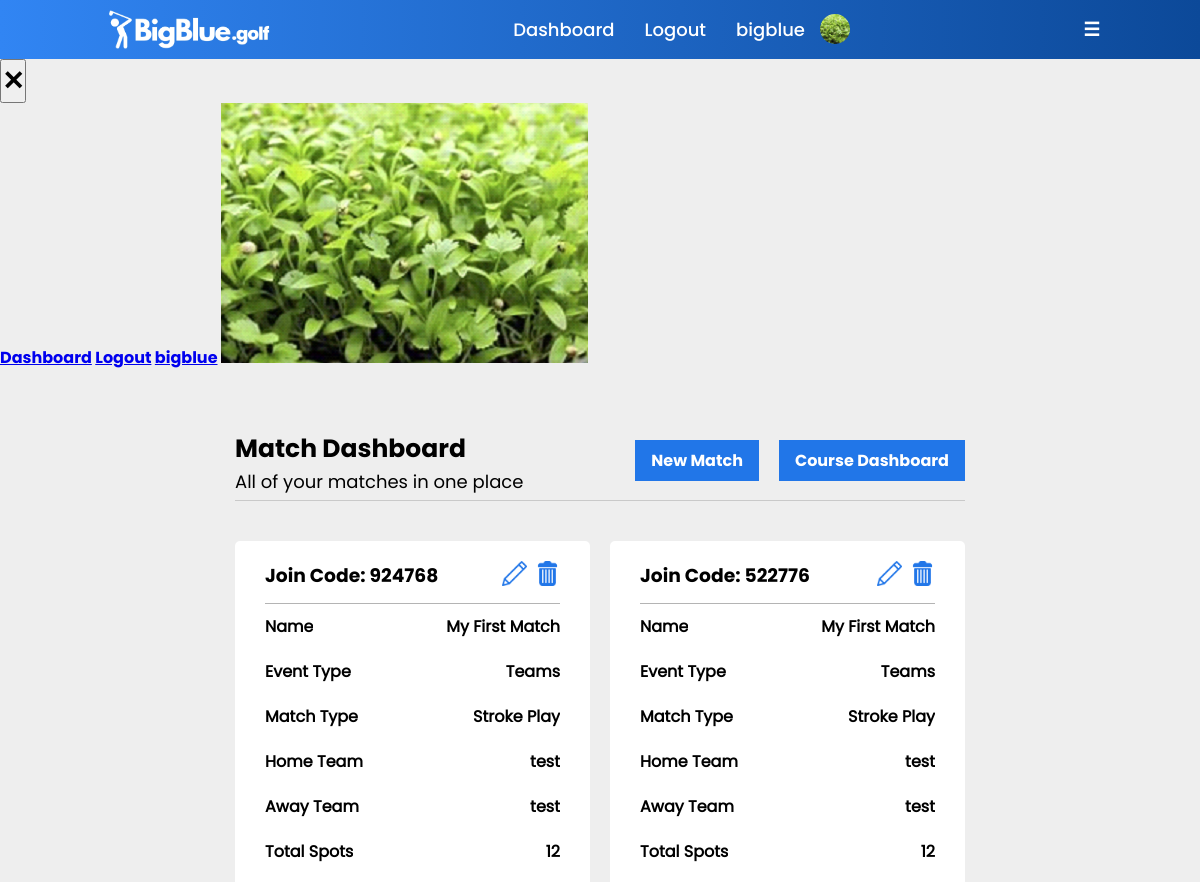
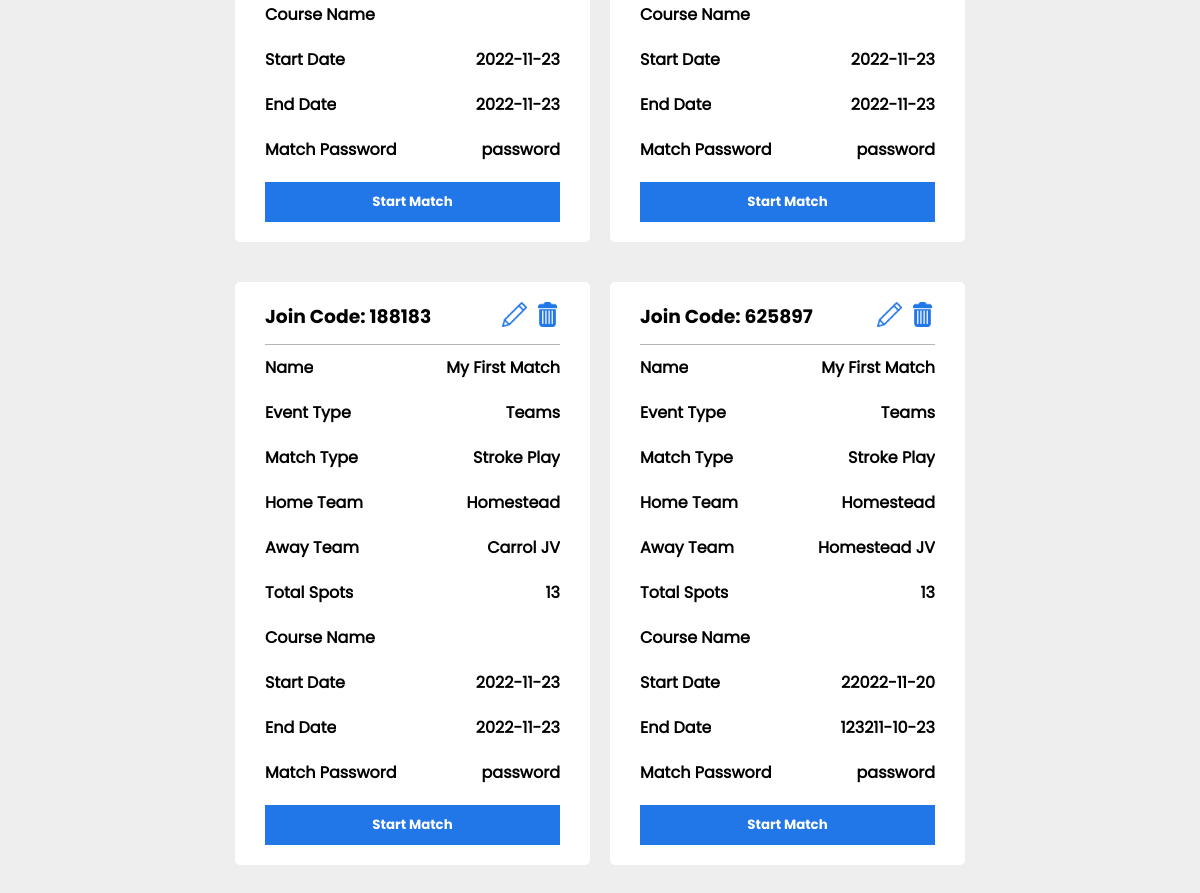
The page /match_dashboard (signed in) on the database its author committed (2 pictures, top to bottom).
### main.py (models this page shows, shortened)
class users(db.Model):
    _id = db.Column("id", db.Integer, primary_key=True)
    name = db.Column(db.String(100))
    username = db.Column(db.String(50))
    password = db.Column(db.String(50))
    email = db.Column(db.String(100))
    rank = db.Column(db.String(10))
    gender = db.Column(db.String(10))
    bio = db.Column(db.String(500))
    team = db.Column(db.String(25))
    verified = db.Column(db.Integer)
    pic = db.Column(db.String)

class match(db.Model):
    _id = db.Column("id", db.Integer, primary_key=True)
    match_name = db.Column(db.String(50))
    match_course = db.Column(db.String(50))
    event_type = db.Column(db.String(1))
    match_type = db.Column(db.String(25))
    start_time = db.Column(db.String(25))
    end_time = db.Column(db.String(25))
    teams1 = db.Column(db.String())
    total_players = db.Column(db.Integer)
    scores_file = db.Column(db.String(50))
    match_code = db.Column(db.String(6))
    match_password = db.Column(db.String())
    created_by = db.Column(db.String())

### main.py (the view)
@app.route("/match_dashboard")
def match_dashboard():
    if 'active_user' in session and session['active_user'][2] == 'coach':
        found_match = match.query.filter_by(created_by=session['active_user'][0]).all()
        found_user = users.query.filter_by(username=session['active_user'][0]).first()
        return render_template("match_dashboard.html", data=found_user, match_data=found_match)
    return redirect(url_for('error', msg="You do not have access to this site."))

### templates/match_dashboard.html (shortened to what this page needs)
{% if data.rank == 'coach' %}
    {% extends "indexcontentcoachlogin.html" %}
{% elif data.rank == 'player' %}
    {% extends "indexcontentplayerlogin.html" %}
{% else %}
    {% extends "indexcontent.html" %}
{% endif %}
{% block content %}
<html>
        <head>
            <link rel="stylesheet" href="{{ url_for('static', filename='styles/matchdashboard.css') }}">
        </head>
    <div class="main-container">
        <div class="heading-info">
            <div class="hero-info">
                <h3>Match Dashboard</h3>
                <p>All of your matches in one place</p>
            </div>
            <div class="hero-buttons">
                <a href="/create_match">New Match</a>
                <a href="/course_dashboard">Course Dashboard</a>
            </div>
        </div>
        <div class="grid-container">
            {% for item in match_data[::-1] %}
                <div class="match-container">
                    <div id="row-one">
                        <div>
                            <h3>Join Code: {{item.match_code}}</h3>
                        </div>
                        <div id="action-icons">
                            <a href="/edit_match/{{item._id}}"><img src="{{ url_for('static', filename='logo graphics/pencilicon.png') }}"></a>
                            <a href="/delete_match/{{item._id}}"><img src="{{ url_for('static', filename='logo graphics/trashcan.png') }}"></a>
                        </div>
                    </div>
                    <div class="row-div">
                        <div>
                            <h4>Name</h4>
                        </div>
                        <div>
                            <h4>{{item.match_name}}</h4>
                        </div>
                    </div>
                    <div class="row-div">
                        <div>
                            <h4>Event Type</h4>
                        </div>
                        <div>
                            <h4>{{item.event_type}}</h4>
                        </div>
                    </div>
                    <div class="row-div">
                        <div>
                            <h4>Match Type</h4>
                        </div>
                        <div>
                            <h4>{{item.match_type}}</h4>
                        </div>
                    </div>
                    <div class="row-div">
                        <div>
                            <h4>Home Team</h4>
                        </div>
                        <div>
                            <h4>{{item.teams1.split('~')[0]}}</h4>
                        </div>
                    </div>
                    <div class="row-div">
                        <div>
                            <h4>Away Team</h4>
                        </div>
                        <div>
                            <h4>{{item.teams1.split('~')[1]}}</h4>
                        </div>
                    </div>
                    <div class="row-div">
                        <div>
                            <h4>Total Spots</h4>
                        </div>
                        <div>
                            <h4>{{item.total_players}}</h4>
                        </div>
                    </div>
                    <div class="row-div">
                        <div>
                            <h4>Course Name</h4>
                        </div>
                    </div>
                    <div class="row-div">
                        <div>
                            <h4>Start Date</h4>
                        </div>
                        <div>
                            <h4>{{item.start_time}}</h4>
                        </div>
                    </div>
                    <div class="row-div">
                        <div>
                            <h4>End Date</h4>
                        </div>
                        <div>
                            <h4>{{item.end_time}}</h4>
                        </div>
                    </div>
                    <div class="row-div">
                        <div>
                            <h4>Match Password</h4>
                        </div>
                        <div>
                            <h4>{{item.match_password}}</h4>
                        </div>
                    </div>
                    <button id="button-begin">Start Match</button>
                </div>
            {% endfor %}
        </div>
    </div>
{% endblock %}

### templates/indexcontentcoachlogin.html (shortened to what this page needs)
<!DOCTYPE html>
<html>
    <head>
    </head>
    <body>
        <header>
            <a href="/">
                <img id="logo-image" src="{{ url_for('static', filename='logo graphics/BigBlue_NewLogo-White.png') }}" class="logo">
            </a>
            <ul class="navigation">
                <li><a href="/match_dashboard">Dashboard</a></li>
                <li><a href="/logout">Logout</a></li>
                <li><a href="/dashboard">{{data.username}}</a></li>
                <li><a href=""><img id="profile-pic" src="{{ url_for('static', filename='logo graphics/user_photos/' + data.pic) }}" alt=""></a></li>
            </ul>
            <h3 class="mobile-navigation" style="color: white;">☰</h3>
        </header>
        <div class="mobile-hrefs">
            <div class="close-button-container">
                <button><h1>✕</h1></button>
            </div>
            <div class="content-container">
                <a href="/match_dashboard">Dashboard</a>
                <a href="/logout">Logout</a>
                <a href="/dashboard">{{data.username}}</a>
                <a href=""><img id="profile-pic" src="{{ url_for('static', filename='logo graphics/user_photos/' + data.pic) }}" alt=""></a>
            </div>
        </div>
        {% block content %}
        {% endblock %}
    </body>
</html>

### static/styles/matchdashboard.css (style rules this page uses)
* { padding: 0; margin: 0; box-sizing: border-box; font-family: bigBlueBold; }
header { top: 0; left: 0; position: relative; display: flex; justify-content: space-between; width: 100%; align-items: center; background-image: linear-gradient(to right, #3185f3, #0c4999); z-index: 10; padding: 8px 100px; }
header .logo { max-width: 180px; max-height: 180px; position: relative; background-color: transparent; text-decoration: none; padding: 0; margin: 0; display: block; }
header a { text-decoration: none; background-color: transparent; }
.navigation li a img { width: 30px; height: 30px; border-radius: 100%; margin-left: -15px; align-items: center; margin-top: 6px; object-fit: cover; }
header .navigation { display: flex; justify-content: center; flex-wrap: wrap; background-image: transparent; border: none; text-decoration: none; font-family: bigBlueMedium; align-items: center; }
header .navigation li { list-style: none; margin: 0px 15px; border: none; text-decoration: none; background-color: transparent; font-family: bigBlueMedium; align-items: center; }
header .navigation li a { color: white; text-decoration: none; font-size: 18px; border: none; background-color: transparent; font-family: bigBlueMedium; }
html, body { height: 100%; background-color: #eeeeee; }
.heading-info h3 { font-size: 25px; }
.heading-info p { font-size: 18px; font-family: bigBlueRegular }
.heading-info { display: flex; justify-content: space-between; flex-direction: row; margin-bottom: 40px; padding-bottom: 5px; border-bottom: 0.25px solid rgb(201, 201, 201); }
.hero-buttons a { padding: 8px 16px; background-color: #2176e8; text-decoration: none; color: white; border: none; margin-top: 10px; margin-left: auto; margin-right: auto; display: block; cursor: pointer; margin-left: 20px; }
.hero-buttons { display: flex; justify-content: center; height: 50%; }
.grid-container { display: grid; grid-template-columns: 355px 355px 355px; row-gap: 50px; column-gap: 20px; }
.main-container { margin-left: auto; margin-right: auto; display: block; padding-top: 5%; padding-bottom: 5%; width: 1109px; }
.match-container { width: 355px; border-radius: 5px; background-color: white; padding: 20px 30px; }
.match-container h3 { background-color: white; overflow: hidden; }
#row-one { display: flex; flex-direction: row; justify-content: space-between; background-color: white; padding-bottom: 10px; border-bottom: 0.25px solid rgb(180, 180, 180); overflow: hidden; }
#row-one div { background-color: white; overflow: hidden; }
.row-div { margin-top: 10px; display: flex; flex-direction: row; justify-content: space-between; background-color: white; padding-bottom: 10px; overflow: hidden; }
.row-div div { background-color: white; overflow: hidden; }
.row-div div h4 { background-color: white; font-family: bigBlueRegular; overflow: hidden; font-size: 16px; }
#button-begin { width: 100%; height: 40px; background-color: #2176e8; color: white; border: none; margin-top: 10px; margin-left: auto; margin-right: auto; display: block; cursor: pointer; }
#action-icons a img { width: 25px; height: 25px; background-color: white; margin-left: 5px; }
#action-icons { background-color: white; }
#action-icons a { background-color: white; }
@media (max-width: 1400px) { .grid-container { grid-template-columns: auto auto; row-gap: 40px; } }
@media (max-width: 1400px) { .main-container { margin-left: auto; margin-right: auto; display: block; padding-top: 5%; padding-bottom: 5%; width: 730px; } }

### rows shown on the page
users: username "bigblue", pic (picture)
match: match_code "924768", match_name "My First Match", event_type "Teams", match_type "Stroke Play", teams1 "test", total_players "12", start_time "2022-11-23", end_time "2022-11-23", match_password "password"
match: match_code "522776", match_name "My First Match", event_type "Teams", match_type "Stroke Play", teams1 "test", total_players "12", start_time "2022-11-23", end_time "2022-11-23", match_password "password"
match: match_code "188183", match_name "My First Match", event_type "Teams", match_type "Stroke Play", teams1 "Homestead", teams1 "Carrol JV", total_players "13", start_time "2022-11-23", end_time "2022-11-23", match_password "password"
match: match_code "625897", match_name "My First Match", event_type "Teams", match_type "Stroke Play", teams1 "Homestead", teams1 "Homestead JV", total_players "13", start_time "22022-11-20", end_time "123211-10-23", match_password "password"
